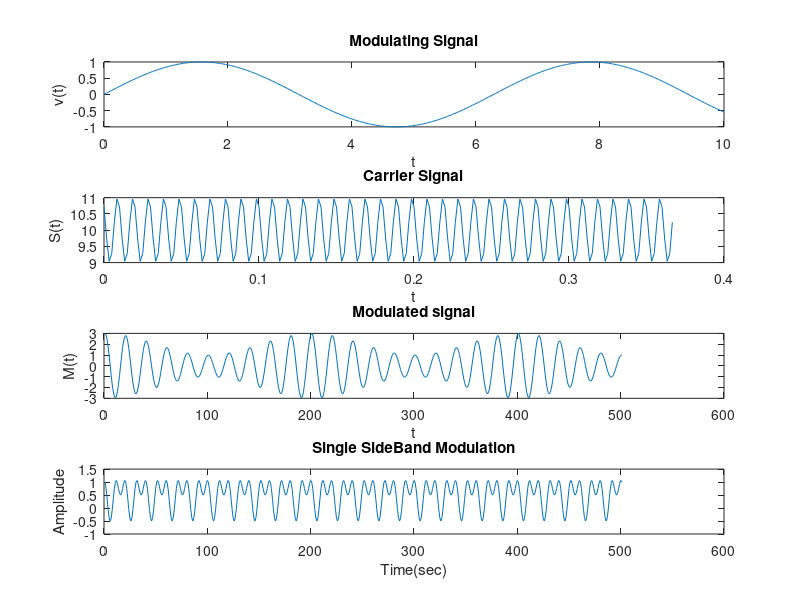

MATLAB code for this plot:
%Modulating Signal
x = 0:0.02:10;
y = sin(x);
subplot(4,1,1)
plot(x,y);
title('Modulating Signal')
xlabel('t')
ylabel('v(t)')
%Carrier Wave
Period=1/30; % 30 hz
Ts = 0.05*Period;
Fs = 1/Ts;   % Sampling frequency
t=0:Ts:11*Period;
L = length(t);             % Length of signal
S=10+cos(2*pi*100*t+44/180*pi);        % signal generation
subplot(4,1,2)
plot(t,S)
title('Carrier Signal')
xlabel('t')
ylabel('S(t)')
%modulated signal
Ac=2; %carrier amplitude
Am=.5; %message signal amplitude
t=0:0.1:50;
ct=Ac*cos(2*pi*0.5*t); %carrier signal wave
mt=Am*cos(2*pi*.05*t); %message signal wave
MS=ct.*(1+1*mt); %1 being modulation index
subplot(4,1,3);
plot(MS);
title('Modulated signal')
xlabel('t')
ylabel('M(t)')
%Single Sideband Modulation 
m = cos(2 * pi * 0.5 * t); 
sb = m .* cos(2 * pi * 0.5 * t) - Am .* sin(2 * pi * 0.5 * t);
subplot(4,1,4)
plot(sb)
title('Single SideBand Modulation');
xlabel('Time(sec)');
ylabel('Amplitude');